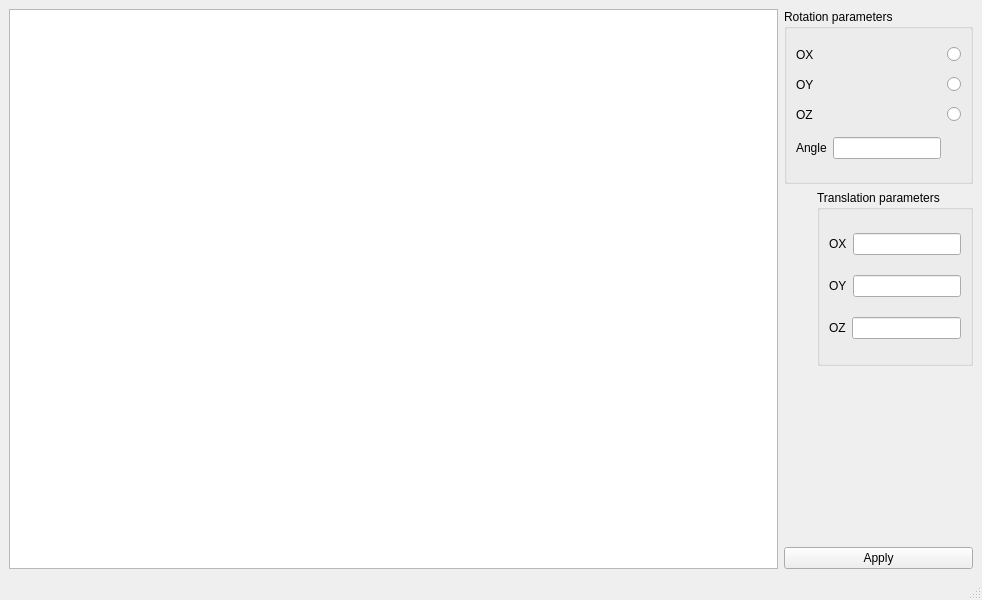
<?xml version="1.0" encoding="UTF-8"?>
<ui version="4.0">
 <class>MainWindow</class>
 <widget class="QMainWindow" name="MainWindow">
  <property name="geometry">
   <rect>
    <x>0</x>
    <y>0</y>
    <width>982</width>
    <height>600</height>
   </rect>
  </property>
  <property name="windowTitle">
   <string>MainWindow</string>
  </property>
  <widget class="QWidget" name="centralwidget">
   <layout class="QGridLayout" name="gridLayout_2">
    <item row="0" column="0" rowspan="4">
     <widget class="QGraphicsView" name="graphicsView"/>
    </item>
    <item row="0" column="1" alignment="Qt::AlignRight">
     <widget class="QGroupBox" name="groupBox">
      <property name="title">
       <string>Rotation parameters</string>
      </property>
      <layout class="QGridLayout" name="gridLayout">
       <item row="2" column="0">
        <widget class="QLabel" name="ozXlabel">
         <property name="text">
          <string>OZ</string>
         </property>
        </widget>
       </item>
       <item row="3" column="0">
        <widget class="QLabel" name="angleLabel">
         <property name="text">
          <string>Angle</string>
         </property>
        </widget>
       </item>
       <item row="1" column="2" alignment="Qt::AlignLeft">
        <widget class="QRadioButton" name="oyRot">
         <property name="text">
          <string/>
         </property>
        </widget>
       </item>
       <item row="0" column="0">
        <widget class="QLabel" name="oxLabel">
         <property name="text">
          <string>OX</string>
         </property>
        </widget>
       </item>
       <item row="2" column="2" alignment="Qt::AlignLeft">
        <widget class="QRadioButton" name="ozRot">
         <property name="text">
          <string/>
         </property>
        </widget>
       </item>
       <item row="0" column="2" alignment="Qt::AlignLeft">
        <widget class="QRadioButton" name="oxRot">
         <property name="text">
          <string/>
         </property>
        </widget>
       </item>
       <item row="1" column="0">
        <widget class="QLabel" name="oyLabel">
         <property name="text">
          <string>OY</string>
         </property>
        </widget>
       </item>
       <item row="3" column="1">
        <widget class="QLineEdit" name="angle"/>
       </item>
      </layout>
     </widget>
    </item>
    <item row="1" column="1" alignment="Qt::AlignRight">
     <widget class="QGroupBox" name="groupBox_2">
      <property name="title">
       <string>Translation parameters</string>
      </property>
      <layout class="QGridLayout" name="gridLayout_3">
       <item row="0" column="0">
        <layout class="QHBoxLayout" name="horizontalLayout">
         <item>
          <widget class="QLabel" name="oxLabel1">
           <property name="text">
            <string>OX</string>
           </property>
          </widget>
         </item>
         <item>
          <widget class="QLineEdit" name="oxTrans"/>
         </item>
        </layout>
       </item>
       <item row="1" column="0">
        <layout class="QHBoxLayout" name="horizontalLayout_2">
         <item>
          <widget class="QLabel" name="oyLabel1">
           <property name="text">
            <string>OY</string>
           </property>
          </widget>
         </item>
         <item>
          <widget class="QLineEdit" name="oyTrans"/>
         </item>
        </layout>
       </item>
       <item row="2" column="0">
        <layout class="QHBoxLayout" name="horizontalLayout_3">
         <item>
          <widget class="QLabel" name="ozLabel1">
           <property name="text">
            <string>OZ</string>
           </property>
          </widget>
         </item>
         <item>
          <widget class="QLineEdit" name="ozTrans"/>
         </item>
        </layout>
       </item>
      </layout>
     </widget>
    </item>
    <item row="2" column="1">
     <spacer name="verticalSpacer">
      <property name="orientation">
       <enum>Qt::Vertical</enum>
      </property>
      <property name="sizeType">
       <enum>QSizePolicy::Fixed</enum>
      </property>
      <property name="sizeHint" stdset="0">
       <size>
        <width>0</width>
        <height>39</height>
       </size>
      </property>
     </spacer>
    </item>
    <item row="3" column="1">
     <widget class="QPushButton" name="apply">
      <property name="text">
       <string>Apply</string>
      </property>
     </widget>
    </item>
   </layout>
  </widget>
  <widget class="QStatusBar" name="statusbar"/>
 </widget>
 <resources/>
 <connections/>
</ui>
